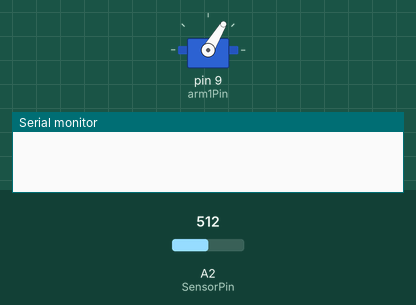
Simulated run of this sketch. Board: Arduino Uno, built with avr-gcc and run on an emulated ATmega328P. On the bench: servo, the last lines printed to the serial monitor. The test bench sets the inputs (shaded band); at power-on: A2 (SensorPin) = 512.

Above: at 4.2 s.
4.3 s: A2 (SensorPin) set to 716
At 10.7 s:
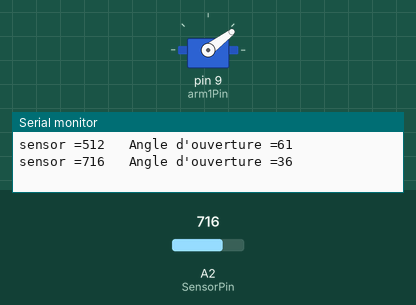
11.0 s: A2 (SensorPin) set to 306
At 16.9 s:
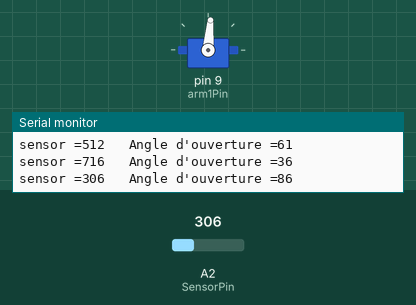
17.2 s: A2 (SensorPin) set to 0
At 22.7 s:
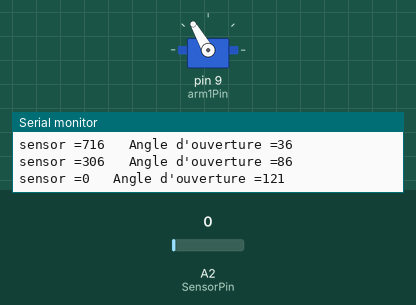
Timing chart, 0 to 24.2 s (numbered marks = the images above; inputs shaded):
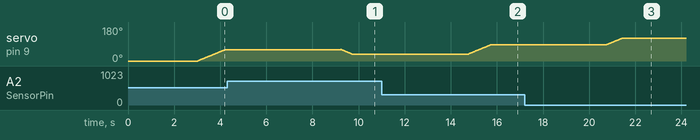

The sketch:

ResponsiveSkin.ino
```cpp
#include <Servo.h> // chargement de la bibliotheque servo

Servo arm1;

const int SensorPin=A2;
const int arm1Pin=9;

int sensorValue=0;
int currentPosition=0;
int newPosition=0;
int servoSpeed=20;
int refresh=5000;
int sensorSensibility=2;

int initialise(){
        arm1.write(0);
        delay(3000);
}

int displayData(){
        Serial.print("sensor =");
        Serial.print(sensorValue);
        Serial.print("\t Angle d'ouverture =");
        Serial.println(currentPosition);
}

void setup() {
        Serial.begin(9600);
        pinMode(SensorPin, INPUT);
        arm1.attach(arm1Pin);
        initialise();
}

void loop() {
        sensorValue=analogRead(SensorPin);
        newPosition=map(sensorValue,0,1023,120,0);
        if(currentPosition<newPosition+sensorSensibility && currentPosition>newPosition-sensorSensibility) {
                Serial.println("don't move");
        }
        else {
                if(currentPosition<newPosition) {
                        for(currentPosition; currentPosition<=newPosition; currentPosition +=1) {
                                arm1.write(currentPosition);
                                delay(servoSpeed);
                        }
                }
                else{
                        for(currentPosition; currentPosition>=newPosition; currentPosition -=1) {
                                arm1.write(currentPosition);
                                delay(servoSpeed);
                        }
                }
        }
        displayData();
        delay(refresh);
}
```

Measured:
- after the input at 17.2 s, servo on pin 9 (arm1Pin): moves from 85° to 120° over 0.68 s, starting after 3.5 s
